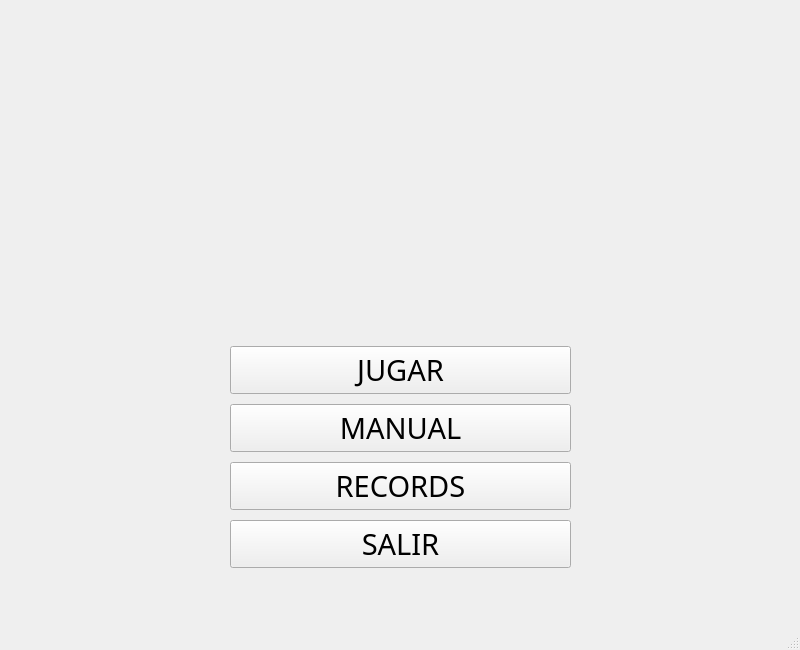
<?xml version="1.0" encoding="UTF-8"?>
<ui version="4.0">
 <class>MainWindow</class>
 <widget class="QMainWindow" name="MainWindow">
  <property name="geometry">
   <rect>
    <x>0</x>
    <y>0</y>
    <width>800</width>
    <height>650</height>
   </rect>
  </property>
  <property name="windowTitle">
   <string>MainWindow</string>
  </property>
  <property name="styleSheet">
   <string notr="true"/>
  </property>
  <widget class="QWidget" name="centralwidget">
   <property name="mouseTracking">
    <bool>false</bool>
   </property>
   <property name="autoFillBackground">
    <bool>false</bool>
   </property>
   <property name="styleSheet">
    <string notr="true">QWidget#centralwidget {
    border-image: url(:/imagenes/fondoMenu.png);
}</string>
   </property>
   <widget class="QWidget" name="verticalLayoutWidget">
    <property name="geometry">
     <rect>
      <x>130</x>
      <y>250</y>
      <width>541</width>
      <height>378</height>
     </rect>
    </property>
    <layout class="QVBoxLayout" name="verticalLayout">
     <property name="spacing">
      <number>10</number>
     </property>
     <property name="sizeConstraint">
      <enum>QLayout::SizeConstraint::SetDefaultConstraint</enum>
     </property>
     <property name="leftMargin">
      <number>100</number>
     </property>
     <property name="topMargin">
      <number>70</number>
     </property>
     <property name="rightMargin">
      <number>100</number>
     </property>
     <property name="bottomMargin">
      <number>60</number>
     </property>
     <item>
      <spacer name="verticalSpacer">
       <property name="orientation">
        <enum>Qt::Orientation::Vertical</enum>
       </property>
       <property name="sizeHint" stdset="0">
        <size>
         <width>20</width>
         <height>40</height>
        </size>
       </property>
      </spacer>
     </item>
     <item>
      <widget class="QPushButton" name="btnJugar">
       <property name="sizePolicy">
        <sizepolicy hsizetype="Minimum" vsizetype="Fixed">
         <horstretch>0</horstretch>
         <verstretch>0</verstretch>
        </sizepolicy>
       </property>
       <property name="font">
        <font>
         <family>Imprint MT Shadow</family>
         <pointsize>22</pointsize>
         <bold>false</bold>
        </font>
       </property>
       <property name="text">
        <string>JUGAR</string>
       </property>
      </widget>
     </item>
     <item>
      <widget class="QPushButton" name="btnManual">
       <property name="font">
        <font>
         <family>Imprint MT Shadow</family>
         <pointsize>22</pointsize>
         <bold>false</bold>
        </font>
       </property>
       <property name="text">
        <string>MANUAL</string>
       </property>
      </widget>
     </item>
     <item>
      <widget class="QPushButton" name="btnRecords">
       <property name="font">
        <font>
         <family>Imprint MT Shadow</family>
         <pointsize>22</pointsize>
         <bold>false</bold>
        </font>
       </property>
       <property name="text">
        <string>RECORDS</string>
       </property>
      </widget>
     </item>
     <item>
      <widget class="QPushButton" name="btnSalir">
       <property name="font">
        <font>
         <family>Imprint MT Shadow</family>
         <pointsize>22</pointsize>
         <bold>false</bold>
        </font>
       </property>
       <property name="text">
        <string>SALIR</string>
       </property>
      </widget>
     </item>
    </layout>
    <zorder>btnRecords</zorder>
    <zorder>btnSalir</zorder>
    <zorder>btnJugar</zorder>
    <zorder>btnManual</zorder>
   </widget>
  </widget>
  <widget class="QMenuBar" name="menubar">
   <property name="geometry">
    <rect>
     <x>0</x>
     <y>0</y>
     <width>800</width>
     <height>25</height>
    </rect>
   </property>
  </widget>
  <widget class="QStatusBar" name="statusbar"/>
 </widget>
 <resources/>
 <connections/>
</ui>
